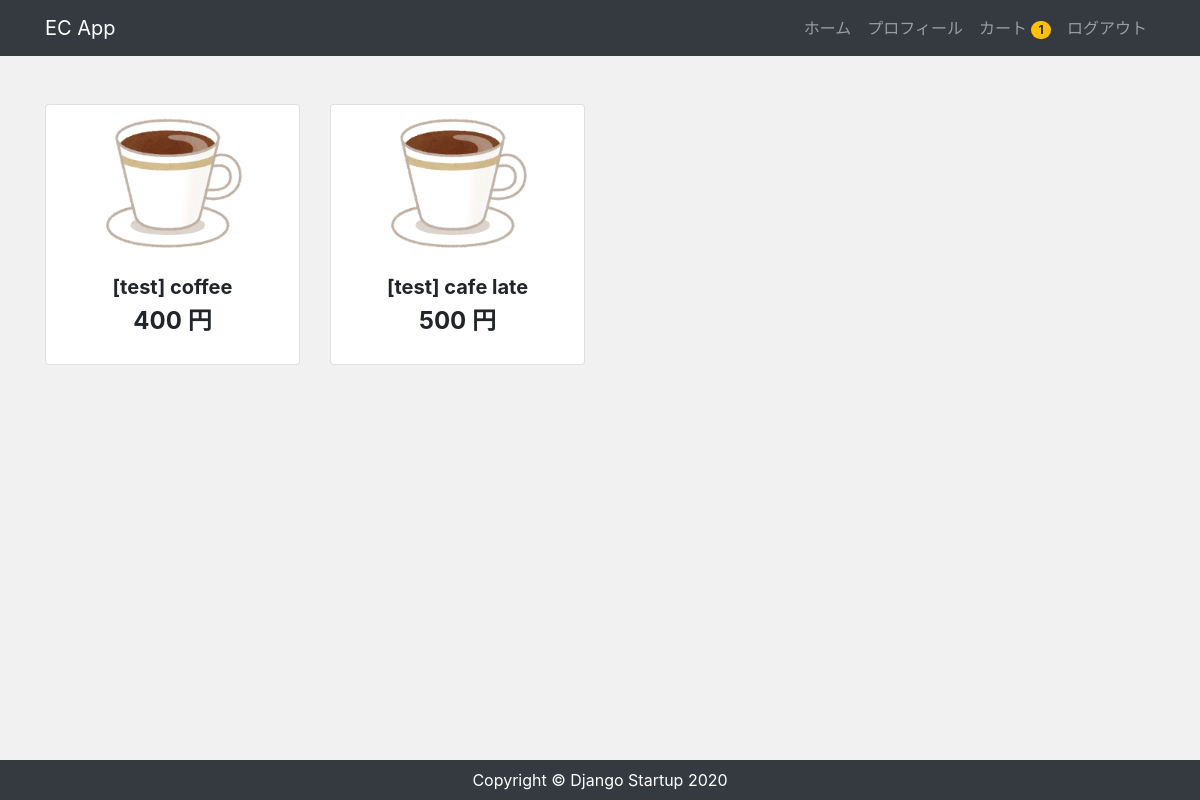
The app's page / (signed in) with its own data.
### accounts/models.py (models this page shows, shortened)
class CustomUser(AbstractBaseUser, PermissionsMixin):
    email = models.EmailField('メールアドレス', unique=True)
    first_name = models.CharField('姓', max_length=30, blank=True)
    last_name = models.CharField('名', max_length=30, blank=True)
    address = models.CharField('住所', max_length=30, blank=True)
    tel = models.CharField('電話番号', max_length=30, blank=True)
    created = models.DateField('入会日', default=timezone.now)
    is_staff = models.BooleanField(
        ('staff status'),
        default=False,
        help_text=('Designates whether the user can log into this admin site.'),
    )
    is_active = models.BooleanField(
        ('active'),
        default=True,
        help_text=(
            'Designates whether this user should be treated as active. '
            'Unselect this instead of deleting accounts.'
        ),
    )
    objects = UserManager()
    EMAIL_FIELD = 'email'
    USERNAME_FIELD = 'email'
    REQUIRED_FIELDS = []
    class Meta:
        verbose_name = ('user')
        verbose_name_plural = ('users')

### app/models.py (models this page shows, shortened)
class Order(models.Model):
  user = models.ForeignKey(settings.AUTH_USER_MODEL, on_delete=models.CASCADE)
  items = models.ManyToManyField(OrderItem)
  start_date = models.DateTimeField(auto_now_add=True)
  ordered_date = models.DateTimeField()
  ordered = models.BooleanField(default=False)

class Item(models.Model):
  title = models.CharField(max_length=100)
  price = models.IntegerField()
  categroy = models.CharField(max_length=100)
  slug = models.SlugField()
  description = models.TextField()
  image = models.ImageField(upload_to='images')
  created = models.DateField('作成日', default=timezone.now)

### app/views.py (the view)
# urls.py: path('', views.IndexView.as_view(), name='index'),
class IndexView(View):
  def get(self, request, *args, **kwargs):
    item_data = Item.objects.all()
    return render(request, 'app/index.html', {
      'item_data': item_data
    })

### app/templatetags/cart_tags.py (called while the page is built)
@register.filter
def itemCount(user):
  if user.is_authenticated:
    order = Order.objects.filter(user=user, ordered=False)
    if order.exists():
      return order[0].items.count()
  return 0

### app/templates/app/index.html (shortened to what this page needs)
{% extends 'app/base.html' %}
{% block content %}
  <div class="text-center my-5">
    <div class="row">
      {% for item in item_data %}
        <div class="col-lg-3 col-md-6">
          <div class="card img-thumbnail itemlist mb-3">
            <img src="{{ item.image.url }}" alt="card-image" class="card-img-top card-thum">
            <div class="card-body text-center px-2 py-3">
              <h5 class="font-weight-bold">{{ item.title }}</h5>
              <h4 class="font-weight-bold">{{ item.price }} 円</h4>
            </div>
          </div>
        </div>
      {% endfor %}
    </div>
  </div>
{% endblock %}

### app/templates/app/base.html (shortened to what this page needs)
{% load cart_tags %}
{% load static %}
<!DOCTYPE html>
<html lang="ja">
  <head>
    <link
      rel="stylesheet"
      href="https://stackpath.bootstrapcdn.com/bootstrap/4.4.1/css/bootstrap.min.css"
    />
    <link rel="stylesheet" href="{% static 'css/style.css' %}" />
  </head>
  <body>
    <nav class="navbar navbar-expand-lg navbar-dark bg-dark">
      <div class="container">
        <a class="navbar-brand" href="/">EC App</a>
        <ul class="navbar-nav ml-auto">
          <li class="nav-item">
            <a class="nav-link" href="/">ホーム</a>
          </li>
        {% if user.is_authenticated %}
          <li class="nav-item">
            <a class="nav-link" href="{% url 'profile' %}">プロフィール</a>
          </li>
          <li class="nav-item">
            <a href="{% url 'order' %}" class="nav-link">
              カート
              <span class="badge badge-pill badge-warning">
                {{ request.user|itemCount }}
              </span>
            </a>
          </li>
          <li class="nav-item">
            <a class="nav-link" href="{% url 'account_logout' %}">ログアウト</a>
          </li>
        {% endif %}
        </ul>
      </div>
    </nav>
    <main>
      <div class="container">{% block content %} {% endblock %}</div>
    </main>
    <footer class="py-2 bg-dark">
      <p class="m-0 text-center text-white">
        Copyright &copy; Django Startup 2020
      </p>
    </footer>
  </body>
</html>

### app/static/css/style.css (style rules this page uses)
* { margin: 0; padding: 0; box-sizing: border-box; }
body { background: #f1f1f1; display: flex; flex-flow: column; min-height: 100vh; }
main { flex: 1; }
.itemlist img { height: 150px; object-fit: contain; }

### records on screen
CustomUser: user|itemCount "1"
Item: image (picture), title "[test] coffee", price "400"
Item: image (picture), title "[test] cafe late", price "500"
